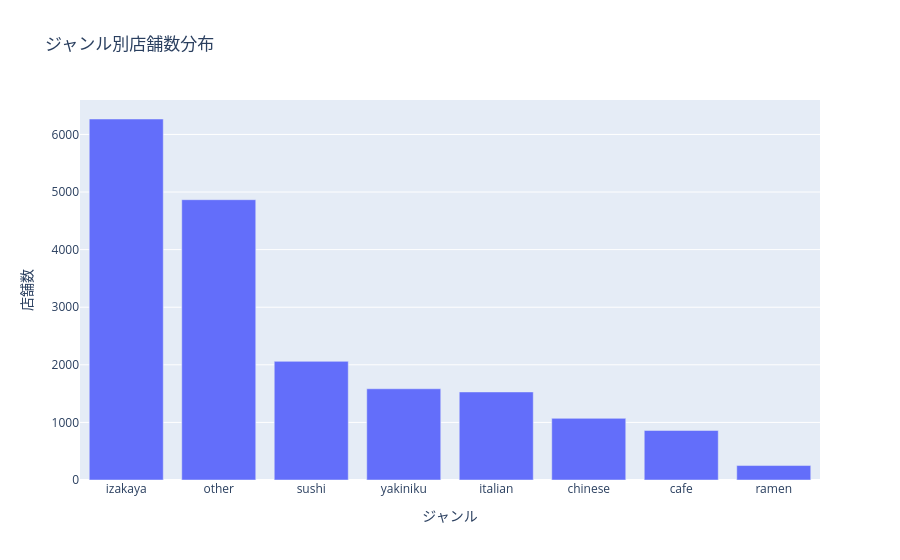

Notebook code for this chart:
### Markdown cell above
## Section 4: ジャンル別店舗数分布

### Code cell
if df_agg is None or df_agg.empty:
    print("skip: 集計データが存在しないためジャンル分析をスキップします")
else:
    genre_summary = (
        df_agg.groupby('unified_genre', as_index=False)['restaurant_count']
        .sum()
        .sort_values('restaurant_count', ascending=False)
    )
    fig = px.bar(
        genre_summary,
        x='unified_genre',
        y='restaurant_count',
        title="ジャンル別店舗数分布",
        labels={'unified_genre': 'ジャンル', 'restaurant_count': '店舗数'},
    )
    fig.show()
    print('ジャンル別店舗数ランキング')
    print(genre_summary.to_string(index=False))

### Figure 1 — Plotly figure (JSON) as saved in the notebook; plotly's stock layout.template omitted (floating-point values rounded to 4 significant figures)
{"data": [{"hovertemplate": "ジャンル=%{x}<br>店舗数=%{y}<extra></extra>", "legendgroup": "", "marker": {"color": "#636efa", "pattern": {"shape": ""}}, "name": "", "orientation": "v", "showlegend": false, "textposition": "auto", "type": "bar", "x": ["izakaya", "other", "sushi", "yakiniku", "italian", "chinese", "cafe", "ramen"], "xaxis": "x", "y": [6268, 4867, 2060, 1584, 1529, 1070, 860, 251], "yaxis": "y"}], "layout": {"barmode": "relative", "legend": {"tracegroupgap": 0}, "title": {"text": "ジャンル別店舗数分布"}, "xaxis": {"anchor": "y", "domain": [0, 1], "title": {"text": "ジャンル"}}, "yaxis": {"anchor": "x", "domain": [0, 1], "title": {"text": "店舗数"}}}}
